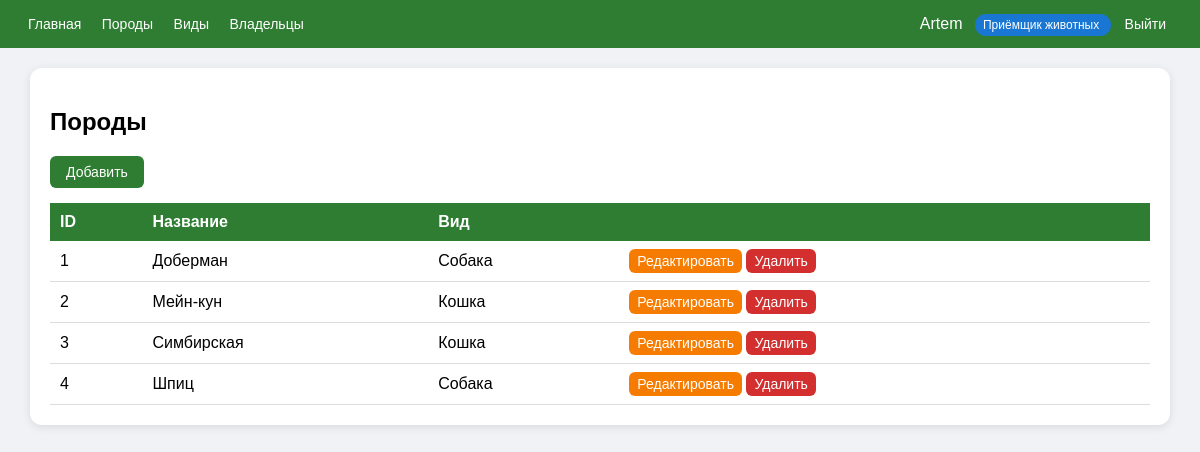
/breeds/ (signed in), run on the app's committed database.
### animals/models.py (models this page shows, shortened)
class UserProfile(models.Model):
    ROLE_CHOICES = [
        ('receiver', 'Приёмщик животных'),
        ('giver', 'Отдающий животных'),
    ]
    user = models.OneToOneField(
        User,
        on_delete=models.CASCADE,
        related_name='profile'
    )
    role = models.CharField(
        max_length=20,
        choices=ROLE_CHOICES,
        default='receiver',
        verbose_name="Роль"
    )
    phone = models.CharField(max_length=20, blank=True, verbose_name="Телефон")
    class Meta:
        verbose_name = "Профиль пользователя"
        verbose_name_plural = "Профили пользователей"

class Breed(models.Model):
    name = models.CharField(max_length=100, verbose_name="Название породы")
    species = models.ForeignKey(Species, on_delete=models.CASCADE, verbose_name="Вид")
    class Meta:
        verbose_name = "Порода"
        verbose_name_plural = "Породы"

class Species(models.Model):
    name = models.CharField(max_length=100, verbose_name="Название вида")
    class Meta:
        verbose_name = "Вид"
        verbose_name_plural = "Виды"

### animals/views.py (the view)
# urls.py: path('breeds/', views.BreedListView.as_view(), name='breed_list'),
class BreedListView(LoginRequiredMixin, ReceiverRequiredMixin, ListView):
    model = Breed
    template_name = 'animals/breed_list.html'
    context_object_name = 'breeds'

### animals/views.py (called while the page is built)
    def test_func(self):
        return self.request.user.is_authenticated and self.request.user.profile.role == 'receiver'

### animals/templates/animals/breed_list.html
{% extends 'base.html' %}
{% block content %}
<h2>Породы</h2>
<a href="{% url 'breed_create' %}" class="btn">Добавить</a>
<table>
    <thead><tr><th>ID</th><th>Название</th><th>Вид</th><th></th></tr></thead>
    <tbody>
        {% for b in breeds %}
        <tr>
            <td>{{ b.id }}</td>
            <td>{{ b.name }}</td>
            <td>{{ b.species.name }}</td>
            <td>
                <a href="{% url 'breed_update' b.pk %}" class="btn btn-orange" style="padding: 4px 8px;">Редактировать</a>
                <a href="{% url 'breed_delete' b.pk %}" class="btn btn-red" style="padding: 4px 8px;">Удалить</a>
            </td>
        </tr>
        {% empty %}
        <tr><td colspan="4" style="text-align: center;">Нет пород</td></tr>
        {% endfor %}
    </tbody>
</table>
{% endblock %}

### animals/templates/base.html (shortened to what this page needs)
<!DOCTYPE html>
<html>
<head>
</head>
<body>
    <div class="header">
        <div>
            <a href="/">Главная</a>
            {% if user.is_authenticated and user.profile.role == 'receiver' %}
                <a href="{% url 'breed_list' %}">Породы</a>
                <a href="{% url 'species_list' %}">Виды</a>
                <a href="{% url 'owner_list' %}">Владельцы</a>
            {% endif %}
        </div>
        <div>
            {% if user.is_authenticated %}
                {{ user.username }}
                <span class="badge {% if user.profile.role == 'giver' %}badge-giver{% endif %}">
                    {{ user.profile.get_role_display }}
                </span>
                <form method="post" action="{% url 'logout' %}" style="display: inline;">
                    <button>Выйти</button>
                </form>
            {% else %}
                <a href="{% url 'login' %}">Войти</a>
                <a href="{% url 'register' %}">Регистрация</a>
            {% endif %}
        </div>
    </div>
    <div class="container">
        {% block content %}{% endblock %}
    </div>
</body>
</html>

### animals/templates/base.html (style rules this page uses)
body { font-family: Arial, sans-serif; margin: 0; background: #f0f2f5; }
.header { background: #2e7d32; color: white; padding: 15px 20px; display: flex; justify-content: space-between; align-items: center; flex-wrap: wrap; }
.header a, .header button { color: white; text-decoration: none; margin: 0 8px; background: none; border: none; cursor: pointer; font-size: 14px; }
.container { max-width: 1100px; margin: 20px auto; background: white; padding: 20px; border-radius: 12px; box-shadow: 0 2px 10px rgba(0,0,0,0.1); }
.btn { display: inline-block; background: #2e7d32; color: white; padding: 8px 16px; border-radius: 6px; text-decoration: none; border: none; cursor: pointer; font-size: 14px; }
.btn-red { background: #d32f2f; }
.btn-orange { background: #f57c00; }
table { width: 100%; border-collapse: collapse; margin-top: 15px; }
th { background: #2e7d32; color: white; padding: 10px; text-align: left; }
td { padding: 8px 10px; border-bottom: 1px solid #ddd; }
.badge { background: #1976d2; padding: 4px 8px; border-radius: 12px; font-size: 12px; margin-left: 8px; }

### data on the page
Breed: id "1", name "Доберман", species.name "Собака"
Breed: id "2", name "Мейн-кун", species.name "Кошка"
Breed: id "3", name "Симбирская", species.name "Кошка"
Breed: id "4", name "Шпиц", species.name "Собака"

### other printed values
{{ user.username }} "Artem"
{{ user.profile.get_role_display }} "Приёмщик животных"
